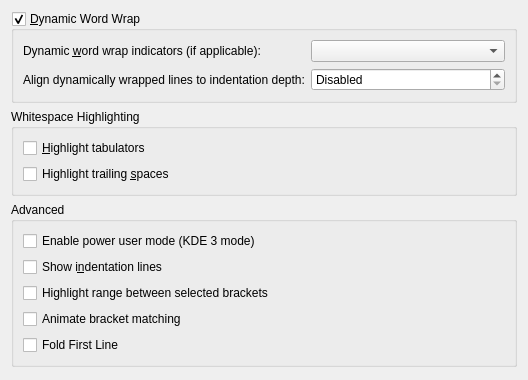
<?xml version="1.0" encoding="UTF-8"?>
<ui version="4.0">
 <class>TextareaAppearanceConfigWidget</class>
 <widget class="QWidget" name="TextareaAppearanceConfigWidget">
  <property name="geometry">
   <rect>
    <x>0</x>
    <y>0</y>
    <width>528</width>
    <height>380</height>
   </rect>
  </property>
  <layout class="QVBoxLayout">
   <item>
    <widget class="QGroupBox" name="gbWordWrap">
     <property name="whatsThis">
      <string>If this option is checked, the text lines will be wrapped at the view border on the screen.</string>
     </property>
     <property name="title">
      <string>&amp;Dynamic Word Wrap</string>
     </property>
     <property name="checkable">
      <bool>true</bool>
     </property>
     <layout class="QFormLayout" name="formLayout">
      <item row="0" column="0">
       <widget class="QLabel" name="lblDynamicWordWrapIndicators">
        <property name="text">
         <string>Dynamic &amp;word wrap indicators (if applicable):</string>
        </property>
        <property name="buddy">
         <cstring>cmbDynamicWordWrapIndicator</cstring>
        </property>
       </widget>
      </item>
      <item row="0" column="1">
       <widget class="KComboBox" name="cmbDynamicWordWrapIndicator">
        <property name="whatsThis">
         <string>Choose when the Dynamic Word Wrap Indicators should be displayed.</string>
        </property>
       </widget>
      </item>
      <item row="1" column="0">
       <widget class="QLabel" name="lblDynamicWordWrapIndicators_2">
        <property name="text">
         <string>Align dynamically wrapped lines to indentation depth:</string>
        </property>
        <property name="buddy">
         <cstring>sbDynamicWordWrapDepth</cstring>
        </property>
       </widget>
      </item>
      <item row="1" column="1">
       <widget class="KIntSpinBox" name="sbDynamicWordWrapDepth">
        <property name="sizePolicy">
         <sizepolicy hsizetype="Preferred" vsizetype="Fixed">
          <horstretch>0</horstretch>
          <verstretch>0</verstretch>
         </sizepolicy>
        </property>
        <property name="whatsThis">
         <string>&lt;p&gt;Enables the start of dynamically wrapped lines to be aligned vertically to the indentation level of the first line. This can help to make code and markup more readable.&lt;/p&gt;&lt;p&gt;Additionally, this allows you to set a maximum width of the screen, as a percentage, after which dynamically wrapped lines will no longer be vertically aligned. For example, at 50%, lines whose indentation levels are deeper than 50% of the width of the screen will not have vertical alignment applied to subsequent wrapped lines.&lt;/p&gt;</string>
        </property>
        <property name="specialValueText">
         <string>Disabled</string>
        </property>
        <property name="suffix">
         <string>% of View Width</string>
        </property>
        <property name="maximum">
         <number>80</number>
        </property>
        <property name="singleStep">
         <number>10</number>
        </property>
       </widget>
      </item>
     </layout>
    </widget>
   </item>
   <item>
    <widget class="QGroupBox" name="gbWhitespaceHighlighting">
     <property name="title">
      <string>Whitespace Highlighting</string>
     </property>
     <layout class="QVBoxLayout" name="_2">
      <item>
       <widget class="QCheckBox" name="chkShowTabs">
        <property name="whatsThis">
         <string>The editor will display a symbol to indicate the presence of a tab in the text.</string>
        </property>
        <property name="text">
         <string>&amp;Highlight tabulators</string>
        </property>
       </widget>
      </item>
      <item>
       <widget class="QCheckBox" name="chkShowSpaces">
        <property name="text">
         <string>Highlight trailing &amp;spaces</string>
        </property>
       </widget>
      </item>
     </layout>
    </widget>
   </item>
   <item>
    <widget class="QGroupBox" name="groupBox">
     <property name="title">
      <string>Advanced</string>
     </property>
     <layout class="QVBoxLayout" name="verticalLayout">
      <item>
       <widget class="QCheckBox" name="chkDeveloperMode">
        <property name="toolTip">
         <string>Changing this mode affects only newly opened / created documents. In KWrite a restart is recommended.</string>
        </property>
        <property name="text">
         <string>Enable power user mode (KDE 3 mode)</string>
        </property>
       </widget>
      </item>
      <item>
       <widget class="QCheckBox" name="chkShowIndentationLines">
        <property name="whatsThis">
         <string>If this is enabled, the editor will display vertical lines to help identify indent lines.</string>
        </property>
        <property name="text">
         <string>Show i&amp;ndentation lines</string>
        </property>
       </widget>
      </item>
      <item>
       <widget class="QCheckBox" name="chkShowWholeBracketExpression">
        <property name="whatsThis">
         <string>If this is enabled, the range between the selected matching brackets will be highlighted.</string>
        </property>
        <property name="text">
         <string>Highlight range between selected brackets</string>
        </property>
       </widget>
      </item>
      <item>
       <widget class="QCheckBox" name="chkAnimateBracketMatching">
        <property name="toolTip">
         <string>Flash matching brackets</string>
        </property>
        <property name="whatsThis">
         <string>If this is enabled, matching brackets are animated for better visibility.</string>
        </property>
        <property name="text">
         <string>Animate bracket matching</string>
        </property>
       </widget>
      </item>
      <item>
       <widget class="QCheckBox" name="chkFoldFirstLine">
        <property name="toolTip">
         <string>When this setting is enabled, the editor view automatically folds
comment blocks that start on the first line of the document. This is
helpful to hide license headers which are commonly placed at the
beginning of a file.</string>
        </property>
        <property name="text">
         <string>Fold First Line</string>
        </property>
       </widget>
      </item>
     </layout>
    </widget>
   </item>
   <item>
    <spacer name="verticalSpacer">
     <property name="orientation">
      <enum>Qt::Vertical</enum>
     </property>
     <property name="sizeHint" stdset="0">
      <size>
       <width>0</width>
       <height>1</height>
      </size>
     </property>
    </spacer>
   </item>
  </layout>
 </widget>
 <customwidgets>
  <customwidget>
   <class>KIntSpinBox</class>
   <extends>QSpinBox</extends>
   <header>knuminput.h</header>
  </customwidget>
  <customwidget>
   <class>KComboBox</class>
   <extends>QComboBox</extends>
   <header>kcombobox.h</header>
  </customwidget>
 </customwidgets>
 <connections>
  <connection>
   <sender>gbWordWrap</sender>
   <signal>toggled(bool)</signal>
   <receiver>cmbDynamicWordWrapIndicator</receiver>
   <slot>setEnabled(bool)</slot>
   <hints>
    <hint type="sourcelabel">
     <x>115</x>
     <y>7</y>
    </hint>
    <hint type="destinationlabel">
     <x>340</x>
     <y>44</y>
    </hint>
   </hints>
  </connection>
  <connection>
   <sender>gbWordWrap</sender>
   <signal>toggled(bool)</signal>
   <receiver>sbDynamicWordWrapDepth</receiver>
   <slot>setEnabled(bool)</slot>
   <hints>
    <hint type="sourcelabel">
     <x>59</x>
     <y>6</y>
    </hint>
    <hint type="destinationlabel">
     <x>385</x>
     <y>72</y>
    </hint>
   </hints>
  </connection>
 </connections>
</ui>
